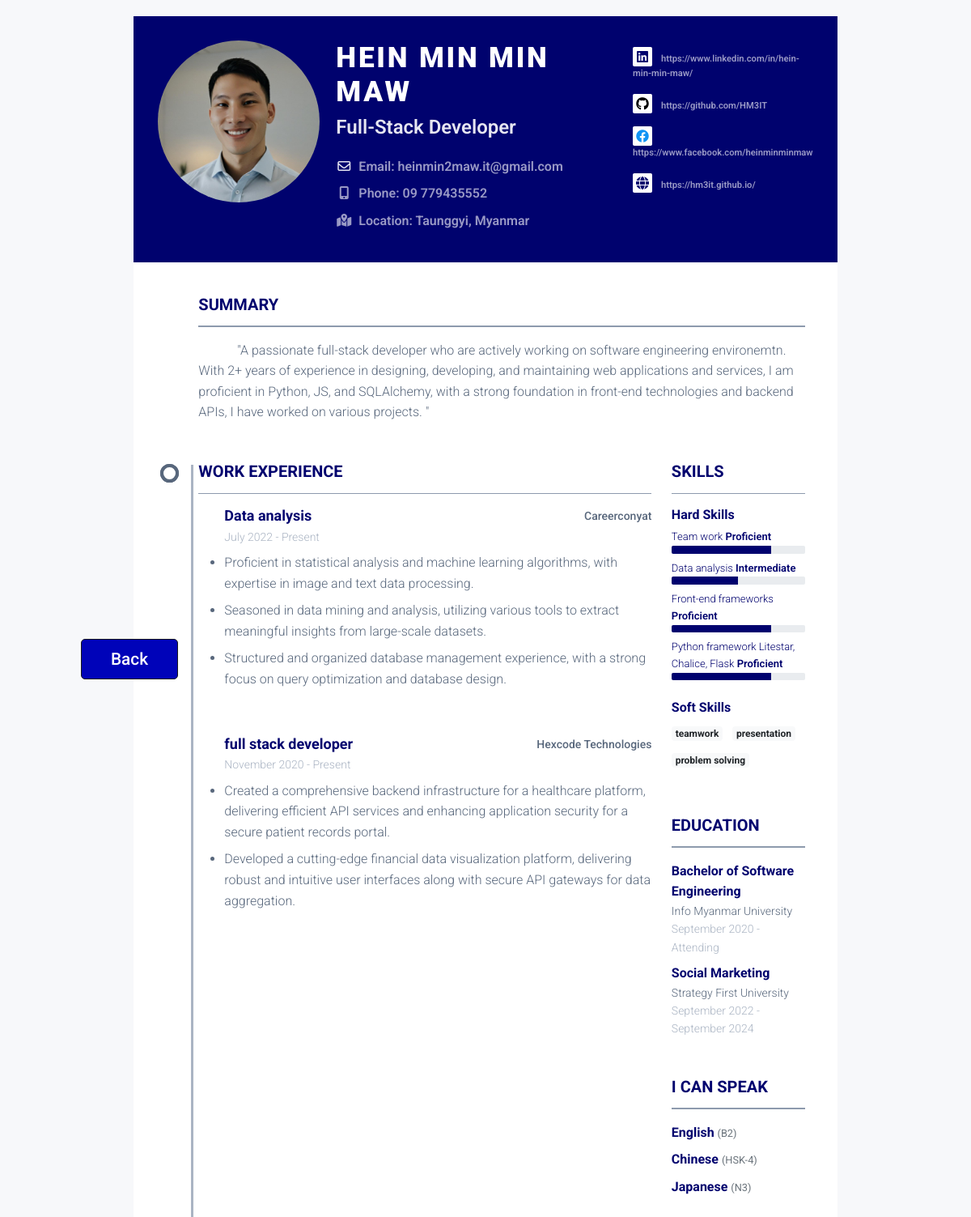
Page /resumes/view/ac195b3b-c24e-41ed-9c5c-e09cf3f39593 (signed in) on the committed database.
### tables.py (models this page shows)
class Resume(Base):
    __tablename__ = "resume"
    id: Mapped[str] = mapped_column(primary_key=True)
    template_id: Mapped[int] = mapped_column(ForeignKey("template.id"))
    address_id: Mapped[int] = mapped_column(ForeignKey("address.id"))
    is_headshot: Mapped[bool] = mapped_column(Boolean)
    user_id: Mapped[int] = mapped_column(ForeignKey("users.id"))
    username: Mapped[str] = mapped_column(String(40), nullable=False)
    profession: Mapped[str] = mapped_column(String(40), nullable=False)
    image_file_path: Mapped[str] = mapped_column(String(150), nullable=True)
    phone: Mapped[str] = mapped_column(String(40), nullable=False)
    email: Mapped[str] = mapped_column(String(40), nullable=False)
    summary: Mapped[str] = mapped_column(Text, nullable=False)
    template_theme: Mapped[str] = mapped_column(String(50), nullable=False)
    address: Mapped["Address"] = relationship(back_populates="resumes")
    created_at: Mapped[datetime] = mapped_column(DateTime, default=datetime.utcnow)
    social_media: Mapped[List[SocialMedia]] = relationship(
        back_populates="resume", cascade="all, delete-orphan"
    )
    languages: Mapped[List[Language]] = relationship(
        back_populates="resume", cascade="all, delete-orphan"
    )
    work_experiences: Mapped[List[WorkExperience]] = relationship(
        back_populates="resume", cascade="all, delete-orphan"
    )
    educations: Mapped[List[Education]] = relationship(
        back_populates="resume", cascade="all, delete-orphan"
    )
    skills: Mapped[List[Skill]] = relationship(
        back_populates="resume", cascade="all, delete-orphan"
    )
    template: Mapped["Template"] = relationship("Template", back_populates="resumes")
    user: Mapped["User"] = relationship(back_populates="resumes")

class Address(Base):
    __tablename__ = "address"
    id: Mapped[str] = mapped_column(primary_key=True, default=lambda: str(uuid.uuid4()))
    city: Mapped[str] = mapped_column(String(40), nullable=False)
    country: Mapped[str] = mapped_column(String(40), nullable=False)
    __table_args__ = (UniqueConstraint("city", "country", name="unique_city_country"),)
    resumes: Mapped[List["Resume"]] = relationship(back_populates="address")

class SocialMedia(Base):
    __tablename__ = "social_media"
    id: Mapped[str] = mapped_column(primary_key=True, default=lambda: str(uuid.uuid4()))
    resume_id: Mapped[int] = mapped_column(ForeignKey("resume.id"))
    name: Mapped[SocialMediaPlatform] = mapped_column(
        Enum(SocialMediaPlatform, name="social_media_enum")
    )
    link: Mapped[str] = mapped_column(String(100), nullable=False)
    resume: Mapped["Resume"] = relationship(back_populates="social_media")

class WorkExperience(Base):
    __tablename__ = "work_experience"
    id: Mapped[str] = mapped_column(primary_key=True, default=lambda: str(uuid.uuid4()))
    resume_id: Mapped[int] = mapped_column(ForeignKey("resume.id"))
    company_name: Mapped[str] = mapped_column(String(40), nullable=False)
    position: Mapped[str] = mapped_column(String(40), nullable=False)
    location: Mapped[str] = mapped_column(String(150))
    start_date: Mapped[Date] = mapped_column(Date)
    end_date: Mapped[Date] = mapped_column(Date, nullable=True)
    is_working: Mapped[bool] = mapped_column(Boolean)
    achievement: Mapped[str] = mapped_column(nullable=True)
    resume: Mapped["Resume"] = relationship(back_populates="work_experiences")

class Skill(Base):
    __tablename__ = "skill"
    id: Mapped[str] = mapped_column(primary_key=True, default=lambda: str(uuid.uuid4()))
    resume_id: Mapped[int] = mapped_column(ForeignKey("resume.id"))
    name: Mapped[str] = mapped_column(String(30))
    proficiency: Mapped[Proficiency] = mapped_column(
        Enum(Proficiency, name="proficiency_enum")
    )
    resume: Mapped["Resume"] = relationship(back_populates="skills")

class Education(Base):
    __tablename__ = "education"
    id: Mapped[str] = mapped_column(primary_key=True, default=lambda: str(uuid.uuid4()))
    name: Mapped[str] = mapped_column(String(40), nullable=False)
    location: Mapped[str] = mapped_column(String(150))
    resume_id: Mapped[int] = mapped_column(ForeignKey("resume.id"))
    degree: Mapped[str] = mapped_column(String(40), nullable=False)
    start_date: Mapped[Date] = mapped_column(Date)
    end_date: Mapped[Date] = mapped_column(Date, nullable=True)
    is_studying: Mapped[bool] = mapped_column(Boolean)
    resume: Mapped["Resume"] = relationship(back_populates="educations")

class Language(Base):
    __tablename__ = "language"
    id: Mapped[str] = mapped_column(primary_key=True, default=lambda: str(uuid.uuid4()))
    resume_id: Mapped[int] = mapped_column(ForeignKey("resume.id"))
    name: Mapped[str] = mapped_column(String(100), nullable=False)
    fluent_level: Mapped[str] = mapped_column(String(100), nullable=False)
    resume: Mapped["Resume"] = relationship(back_populates="languages")

### app.py (the view)
@app.route("/resumes/view/<resume_id>", methods=["GET"])
@login_required
def render_template_preview(resume_id):
    with get_session() as db_session:
        resume: Resume = (
            db_session.query(Resume)
            .filter_by(id=resume_id)
            .options(
                joinedload(Resume.work_experiences),
                joinedload(Resume.educations),
                joinedload(Resume.skills),
                joinedload(Resume.address),
                joinedload(Resume.template),
                joinedload(Resume.user),
            )
            .one()
        )
        template_file_path = resume.template.template_file_path
        return render_template(
            "view-resume.html", template_path=template_file_path, resume=resume
        )

### app.py (called while the page is built)
@login_manager.user_loader
def load_user(user_id):
    return User.query.get(user_id)

@app.context_processor
def inject_user():
    return dict(user=current_user)

### db.py (called while the page is built)
@contextmanager
def get_session(scope_func=None):
    session = scoped_session(Session, scopefunc=scope_func)
    try:
        yield session
        session.commit()
    except Exception:
        session.rollback()
        raise
    finally:
        session.remove()

### utils.py (called while the page is built)
def replace_newlines(text):
    formatted_text = re.sub(r"\n(.)", r"</li><li>\1", text)
    return f"<li>{formatted_text}</li>"

### templates/view-resume.html (shortened to what this page needs)
{% extends 'base.html' %}
{% block title %}
<link id="theme-style" rel="stylesheet" href="{{url_for('static',filename='css/view-resume.css')}}">
{% endblock %}
{% block body %}
{% if user.is_authenticated %}
<section id="resume-section" class="resume-section">
    <a href="/resumes/{{user.id}}" id="back-btn" class="button-cover" role="button"><span
            class="text">Back</span><span>Previous</span></a>
    {% if template_path %}
    <div id="resume-preview">
        {% include template_path %}
    </div>
    {% endif %}
</section>
{% endif %}
{% endblock %}

### templates/resume-templates/template1-0631dd95-7c07-4c11-9940-de408b41c3ee.html (shortened to what this page needs)
<link id="theme-style" rel="stylesheet" href="{{url_for('static',filename='css/template1.css')}}">
<div id="template1" class="resume-wrapper-inner mx-auto text-left bg-white ">
	<header class="resume-header pt-4 pt-md-0">
		{% if resume.image_file_path %}
		<div class="profile-div">
			<img id="pv-profile-img" src="{{ url_for('static', filename=resume.image_file_path) }}" alt="image"
				width="220" height="220">
		</div>
		{% endif %}
		<div class="primary-info">
			<h1 id="pv-username" class="name mt-0 mb-1 text-white text-uppercase text-uppercase">
				{{resume.username }}
			</h1>
			<div id="pv-profession" class="title mb-3">{{ resume.profession.title() }}</div>
			<ul class="list-unstyled">
				<li class="mb-2">
					<i class="far fa-envelope fa-fw mr-2" data-fa-transform="grow-3"></i><a
						href="mailto:{{resume.email }}">Email: <span id="pv-email">{{
							resume.email }} </span> </a>
				</li>
				<li class="mb-2"><a><i class="fas fa-mobile-alt fa-fw mr-2" data-fa-transform="grow-6"></i>Phone: <span
							id="pv-phone">{{
							resume.phone }}</span></a></li>
				<li id="pv-address" class="mb-2" ><a><i class="fas  fa-map-marked-alt fa-fw mr-2"
							data-fa-transform="grow-6"></i>Location:
						<span id="pv-city">{{ resume.address.city }}</span>, <span id="pv-country">{{
							resume.address.country }}</span></a>
				</li>
			</ul>
		</div>
		<div class="secondary-info mt-2">
			<ul id="social-media-list" class="resume-social list-unstyled">
				{% if resume.social_media %}
				{% for social_media in resume.social_media %}
				{% set media_name = social_media['name'].value.lower() %}
				<li id="{{media_name}}-item" class="mb-3">
					<a href="{{ social_media['link'] }}">
						<span class="fa-container text-center mr-2">
							{% if media_name == 'portfolio' %}
							<i class="fas fa-globe"></i>
							{% else %}
							<i class="fab fa-{{ social_media['name'].value.lower() }}"></i>
							{% endif %}
						</span>
						{{ social_media["link"] }}
					</a>
				</li>
				{% endfor %}
				{% endif %}
			</ul>
		</div>
	</header>
	<div class="resume-body p-5">
		<section class="resume-section summary-section mb-5">
			<h2 class="resume-section-title text-uppercase font-weight-bold pb-3 mb-3">Summary</h2>
			<div class="resume-section-content">
				<p id="pv-summary" class="mb-0">{{resume.summary}} </p>
			</div>
		</section>
		<div class="row">
			<div class="col-lg-9">
				<section class="resume-section experience-section mb-5">
					<h2 class="resume-section-title text-uppercase font-weight-bold pb-3 mb-3">Work Experience
					</h2>
					<div class="resume-section-content">
						<div id="work-experience-parent" class="resume-timeline position-relative">
							{% for experience in resume.work_experiences %}
							<article class="resume-timeline-item position-relative pb-5">
								<div class="resume-timeline-item-header mb-2">
									<div class="d-flex flex-column flex-md-row">
										<h3 class="resume-position-title font-weight-bold mb-1">{{
											experience.position }}</h3>
										<div class="resume-company-name ml-auto">
											{{ experience.company_name }}</div>
									</div>
									<div class="resume-position-time">
										{% if experience.start_date %}{{ experience.start_date.strftime('%B %Y')
										}}{% endif %}
										-
										{% if experience.is_working %}
										Present
										{% else %}
										{% if experience.end_date %}{{ experience.end_date.strftime('%B %Y')
										}}{% else %}N/A{% endif %}
										{% endif %}
									</div>
								</div>
								<div class="resume-timeline-item-desc">
									<ul id="work-achievements">
										{{ experience.achievement | replace_newlines | safe }}
									</ul>
								</div>
							</article>
							{% endfor %}
						</div>
					</div>
				</section>
			</div>
			<div class="col-lg-3">
				<section class="resume-section skills-section mb-5">
					<h2 class="resume-section-title text-uppercase font-weight-bold pb-3 mb-3">Skills</h2>
					<div class="resume-section-content">
						<div class="resume-skill-item">
							<h4 class="resume-skills-cat font-weight-bold">Hard Skills</h4>
							<ul id="skill-list" class="list-unstyled mb-4">
								{% set proficiency_levels = {
								'BEGINNER': 25,
								'INTERMEDIATE': 50,
								'PROFICIENT': 75,
								'EXPERT': 100
								} %}
								{% for skill in resume.skills %}
								<li class="mb-2">
									<div class="resume-skill-name">{{ skill.name }} <span
											class="resume-skill-proficiency">{{ skill.proficiency.name.title()
											}}</span>
									</div>
									<div class="progress resume-progress">
										<div class="progress-bar" class="progress-bar theme-progress-bar-dark"
											role="progressbar"
											aria-valuenow="{{ proficiency_levels[skill.proficiency.name] }}"
											aria-valuemin="0" aria-valuemax="100">
										</div>
									</div>
								</li>
								{% endfor %}
							</ul>
						</div>
						<div class="resume-skill-item">
							<h4 class="resume-skills-cat font-weight-bold">Soft Skills</h4>
							<ul class="list-inline">
								{% set soft_skills = ['Teamwork','Presentation','Problem Solving'] %}
								{% for skill in soft_skills %}
								<li class="list-inline-item">
									<span class="badge badge-light">{{ skill.lower()}}</span>
								</li>
								{% endfor %}
							</ul>
						</div>
					</div>
				</section>
				<section class="resume-section education-section mb-5">
					<h2 class="resume-section-title text-uppercase font-weight-bold pb-3 mb-3">Education</h2>
					<div class="resume-section-content">
						<ul id="education-list" class="list-unstyled">
							{% for education in resume.educations %}
							<li class="mb-2">
								<div class="resume-degree font-weight-bold">{{ education.degree }}</div>
								<div class="resume-degree-org">{{ education.name }}</div>
								<div class="resume-degree-time">
									{% if education.start_date %}{{
									education.start_date.strftime('%B %Y') }}{% endif %}
									-
									{% if education.is_studying %}
									Attending
									{% else %}
									{% if education.end_date %}{{ education.end_date.strftime('%B %Y') }}{% else
									%}N/A{% endif %}
									{% endif %}
								</div>
							</li>
							{% endfor %}
						</ul>
					</div>
				</section>
				{% if resume.languages|length > 0 %}
				<section class="resume-section language-section mb-5">
					<h2 class="resume-section-title text-uppercase font-weight-bold pb-3 mb-3">I Can Speak
					</h2>
					<div class="resume-section-content">
						<ul id="language-list" class="list-unstyled resume-lang-list">
							{% for language in resume.languages %}
							<li class="mb-2"><span class="resume-lang-name font-weight-bold">{{language["name"]}}</span>
								<small class="text-muted font-weight-normal">({{language["fluent_level"]}})</small>
							</li>
							{% endfor %}
						</ul>
					</div>
				</section>
				{% endif %}
			</div>
		</div>
	</div>
</div>

### static/css/main.css (style rules this page uses)
:root { --primary-color: #0003b9; --secondary-color: #28e7b8; --highlight-color: #26a0f4; --danger-color: #ff4d4d; --warn-color: rgb(230, 103, 0); --input-width: 330px; --template-bg-color: #ffffff; --motion-ease: cubic-bezier(0.68, -0.6, 0.32, 1.6); --motion-duration: 0.3s; --alert-box-duration: 3.5s; }
* { margin: 0; padding: 0; box-sizing: border-box; }
body { font-family: "Roboto", Arial, sans-serif; font-weight: 300; font-style: normal; background-color: #f4f4f4; line-height: 1.6; }
i.fa-github { color: #f8f8f8 !important; }
i.fa-facebook { color: #1193f4 !important; }
#pv-city, #pv-country { text-transform: capitalize; }
#pv-profession { text-transform: capitalize; }
#pv-summary { text-indent: 3rem; }
#pv-address { text-align: left; }
.resume-skill-proficiency { color: var(--template-bg-color); font-weight: 600; }

### static/css/view-resume.css (style rules this page uses)
#resume-section { height: fit-content; display: flex; padding: 20px; justify-content: space-around; }
#back-btn { width: 120px; height: 50px; border-radius: 5px; font-size: 1.3rem; font-weight: 500; position: fixed; top: 50%; left: 100px; }
.button-cover { position: relative; overflow: hidden; border: 1px solid #18181a; color: white; display: inline-flex; align-items: center; justify-content: center; font-size: 15px; line-height: 15px; padding: 18px 18px 17px; text-decoration: none; cursor: pointer; background-color: var(--primary-color); user-select: none; -webkit-user-select: none; touch-action: manipulation; }
.button-cover span:first-child { position: relative; transition: color 600ms cubic-bezier(0.48, 0, 0.12, 1); z-index: 10; }
.button-cover:after { content: ""; position: absolute; bottom: -50%; left: 0; width: 100%; height: 100%; background-color: rgb(0, 255, 170); transform-origin: bottom center; transition: transform 600ms cubic-bezier(0.48, 0, 0.12, 1); transform: skewY(9.3deg) scaleY(0); z-index: 50; }

### rows in the picture
Resume: image_file_path (picture), username "HEIN MIN MIN MAW", profession "Full-Stack Developer", email "heinmin2maw.it@gmail.com", phone "09 779435552", summary "\"A passionate full-stack developer who are actively working on software engineering environemtn. With 2+ years of experience in designing, developing, and maintaining web applications and services, I am proficient in Python, JS, and SQLAlchemy, with a strong foundation in front-end technologies and backend APIs, I have worked on various projects. \""
Address: address.city "Taunggyi", address.country "Myanmar"
SocialMedia: link "https://www.linkedin.com/in/hein-min-min-maw/"
SocialMedia: link "https://github.com/HM3IT"
SocialMedia: link "https://www.facebook.com/heinminminmaw"
SocialMedia: link "https://hm3it.github.io/"
WorkExperience: position "Data analysis", company_name "Careerconyat", start_date "July 2022", is_working "Present", achievement "Proficient in statistical analysis and machine learning algorithms, with expertise in image and text data processing. Seasoned in data mining and analysis, utilizing various tools to extract meaningful insights from large-scale datasets. Structured and organized database management experience, with a strong focus on query optimization and database design."
WorkExperience: position "full stack developer", company_name "Hexcode Technologies", start_date "November 2020", is_working "Present", achievement "Created a comprehensive backend infrastructure for a healthcare platform, delivering efficient API services and enhancing application security for a secure patient records portal. Developed a cutting-edge financial data visualization platform, delivering robust and intuitive user interfaces along with secure API gateways for data aggregation."
Skill: name "Team work", proficiency.name "Proficient"
Skill: name "Data analysis", proficiency.name "Intermediate"
Skill: name "Front-end frameworks", proficiency.name "Proficient"
Skill: name "Python framework Litestar, Chalice, Flask", proficiency.name "Proficient"
Education: degree "Bachelor of Software Engineering", name "Info Myanmar University", start_date "September 2020", is_studying "Attending"
Education: degree "Social Marketing", name "Strategy First University", start_date "September 2022", end_date "September 2024"
Language: name "English", fluent_level "B2"
Language: name "Chinese", fluent_level "HSK-4"
Language: name "Japanese", fluent_level "N3"

### other values in the picture
{{ skill.lower() }} "teamwork" "presentation" "problem solving"
